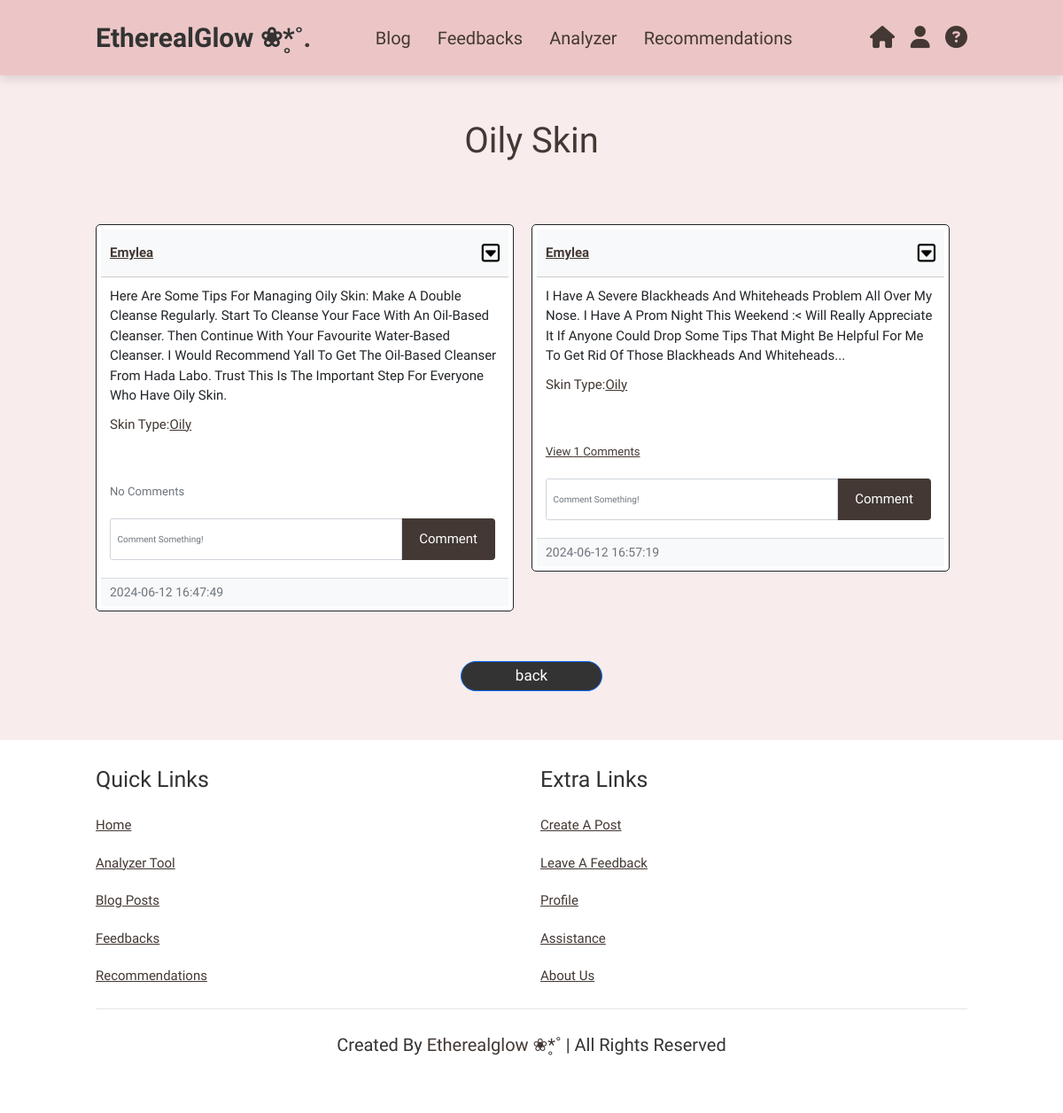
The app's page /share/Oily (signed in) with its own data.
### website/models.py (models this page shows)
class Post(db.Model):
    id = db.Column(db.Integer, primary_key=True)
    text = db.Column(db.Text, nullable=False)
    date_created = db.Column(db.DateTime(timezone=True), default=func.now())
    author = db.Column(db.Integer, db.ForeignKey('user.id', ondelete="CASCADE"), nullable=False)
    comments = db.relationship('Comment', backref='post', passive_deletes=True)
    skintype = db.Column(db.Text, nullable=False)

class User(db.Model, UserMixin):
    id = db.Column(db.Integer, primary_key=True)
    email = db.Column(db.String(150), unique=True)
    username = db.Column(db.String(150), unique=True)
    password = db.Column(db.String(150))
    date_created = db.Column(db.DateTime(timezone=True), default=func.now())
    posts = db.relationship('Post', backref='user', passive_deletes=True)
    feedbacks = db.relationship('Feedback', backref='author', passive_deletes=True)
    comments = db.relationship('Comment', backref='user', passive_deletes=True)
    skintype = db.Column(db.Text, nullable=False)
    products = db.relationship('Product', backref='author', passive_deletes=True)

### website/views.py (the view)
@views.route("/share/<skintype>")
@login_required
def share(skintype) :
    user= User.query.filter_by(skintype=skintype).first
    if not user :
        flash('No user with that skintype exists', category='error')
        return redirect(url_for(blog.html))
    posts = Post.query.filter_by(skintype=skintype).all()
    return render_template("skintype.html", user=current_user, posts=posts, skintype=skintype)

### website/templates/skintype.html (shortened to what this page needs)
{% extends "posts_div.html" %}
{% block header %}<h3>{{skintype}} Skin</h3>{% endblock %}
{% block footer %}
<br><br>
<div align="center">
    <a href=/Blog><button type="button" class = "btn btn btn-primary">back</button></a>
</div>
{% endblock %}

### website/templates/posts_div.html (shortened to what this page needs)
{% extends "base.html" %}
{% block content%}
<section class="posts" id="posts">
    <div class="content">
        {% block header %}{% endblock %}
        <div id="posts">
            {% for post in posts %}
            <br />
            <div class="card border-dark">
                <div class="card-header d-flex justify-content-between align-items-center">
                    <a href="/posts/{{post.user.username}}">{{post.user.username}}</a>
                     {% if user.id == post.author %}
                    <div class="btn-group">
                        <button
                        type="button"
                        class="fa-regular fa-square-caret-down"
                        data-bs-toggle="dropdown"
                        ></button>
                    </div>
                      {% endif %}
                </div>
                <div class="card-body">
                    <div class="card-text">{{post.text}}</div>
                        <p>Skin Type:<a href="/share/{{post.skintype}}">{{post.skintype}}</a></p>
                        <br />
                <p class="card-text">
                {% if post.comments|length > 0 %}
                    <a data-bs-toggle="collapse" href="#comments-{{post.id}}" role="button">
                        <small>View {{post.comments|length}} Comments</small>
                    </a>
                {% else %}
                        <small class="text-muted">No Comments</small>
                {% endif %}
                </p>
                <form class="input-group mb-3" method="POST" action="/create-comment/{{post.id}}">
                    <input type="text" id="text" name="text" class="form-control" placeholder="Comment something!" required>
                    <input type="submit" value="Comment">
                </form>
            </div>
        <div class="card-footer text-muted">{{post.date_created}}</div>
      </div>
      <br /> {% endfor %}
    </div>
    {% block footer %}{% endblock %}
  </div>
</section>
    {% endblock %}

### website/static/styles.css (style rules this page uses)
:root { --pink:#e84393; --brown: #433833; --lightbrown: #d4b1a0; --light: #FAF9ED; --gray: #302f2f; --softpink: #ff99bb; --spink: #ffccdc; --coco: #ecc6c6; --softcoco: #f8ecec; }
* { margin: 0; padding: 0; box-sizing: border-box; outline: none; border: none; text-decoration: none; text-transform: capitalize; transition: .2s linear; font-family: "Work Sans", sans-serif; }
html { font-size: 62.5%; scroll-behavior: smooth; scroll-padding-top: 6rem; overflow-x: hidden; }
section { padding: 2rem 9%; background: var(--softcoco); }
.btn { display: inline-block; margin-top: 1rem; border-radius:5rem; background: #333; color: #fff; padding: .9rem 3.5rem; cursor: pointer; font-size: 1.7rem; }
input[type=submit] { background-color: var(--brown); color: white; padding: 12px 20px; border: none; border-radius: 4px; cursor: pointer; margin-inline: 5px; display: inline-block; font-size: 1.5rem; }
button { background: transparent; border: 0; outline: 0; }
::placeholder { color: #555; }
.card { flex: 0 0 calc(50% - 20px); margin-right: 20px; border: 1px solid #ccc; border-radius: 5px; text-align: left; font-size: 1.5rem; height: fit-content; max-height: 850px; box-sizing: border-box; }
.card-header { background-color: #f8f9fa; border-bottom: 1px solid #ccc; padding: 5px 10px; }
.card-body { min-height: 100px; }
.card-footer { background-color: #f8f9fa; padding: 5px 10px; font-size: 14px; }
.card-header a { text-decoration: none; color:var(--brown); font-weight: bold; }
.posts { display:flex; min-height: 100vh; justify-content: center; }
.posts .content { margin-top: 80px; align-items: center; }
.posts .content h3 { font-size: 4rem; color:var(--brown); text-align: center; }
.posts .content p { font-size: 1.5rem; color:var(--brown); padding: 1rem 0; line-height: 1.5; }
.posts .content a { font-size: 1.5rem; color:var(--brown); padding: 1rem 0; line-height: 1.5; text-decoration: underline; }
.posts .content .btn-primary { width: 160px; padding: 3px 2px; }
#posts { margin-top: 20px; display: flex; flex-wrap: wrap; justify-content: space-between; position: relative; }
.posts .content .border-dark { margin-top: 50px; }
.card { border: 1px solid black; background-color: white; padding: .5rem; }
input { font-size: 1rem; }

### records on screen
Post: user.username "Emylea", text "Here Are Some Tips For Managing Oily Skin: Make A Double Cleanse Regularly. Start To Cleanse Your Face With An Oil-Based Cleanser. Then Continue With Your Favourite Water-Based Cleanser. I Would Recommend Yall To Get The Oil-Based Cleanser From Hada Labo. Trust This Is The Important Step For Everyone Who Have Oily Skin.", skintype "Oily", shows "No Comments", date_created "2024-06-12 16:47:49"
Post: user.username "Emylea", text "I Have A Severe Blackheads And Whiteheads Problem All Over My Nose. I Have A Prom Night This Weekend :< Will Really Appreciate It If Anyone Could Drop Some Tips That Might Be Helpful For Me To Get Rid Of Those Blackheads And Whiteheads...", skintype "Oily", comments|length "1", date_created "2024-06-12 16:57:19"

### other values on screen
{{ skintype }} "Oily"
